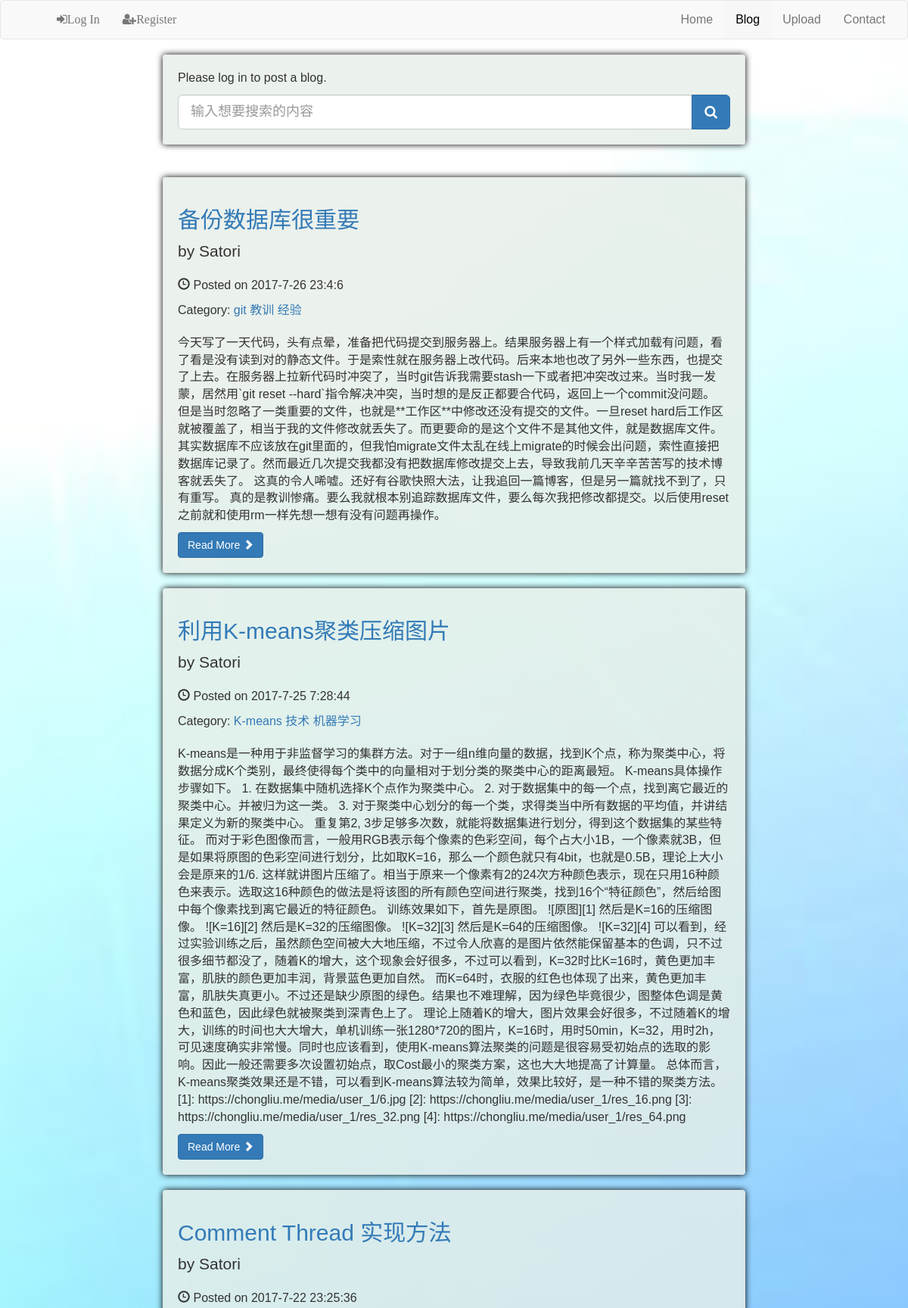
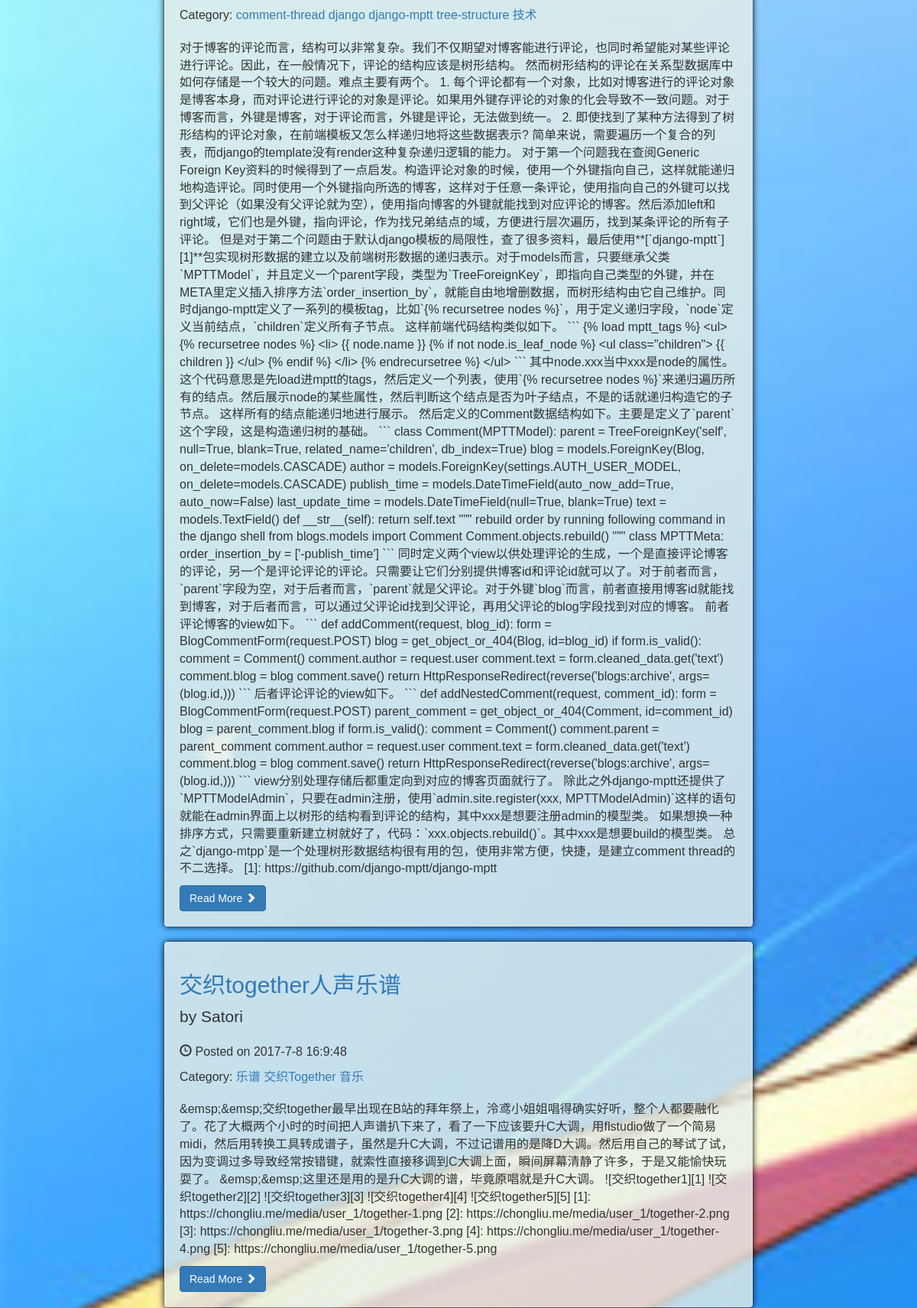
The app's page /blogs/ (upper part) with its own data (2 pictures, top to bottom).
### blogs/models.py (models this page shows, shortened)
class Blog(models.Model):
    title = models.CharField(max_length=500, null=False)
    author = models.ForeignKey(settings.AUTH_USER_MODEL, on_delete=models.CASCADE)
    publish_time = models.DateTimeField(auto_now_add=True, auto_now=False)
    last_update_time = models.DateTimeField(null=True, blank=True)
    text = models.TextField()
    class Meta:
        ordering = ('-publish_time', 'title', 'author',)

class BlogCategory(models.Model):
    blog = models.ManyToManyField(Blog)
    name = models.CharField(max_length=50)
    def __str__(self):
        return self.name
    class Meta:
        ordering = ('name',)

### blogs/views.py (the view)
def index(request):
    context = {}
    blog_list = Blog.objects.all().order_by('-publish_time')
    paginator = Paginator(blog_list, blog_show_per_page)
    page = request.GET.get('page')
    try:
        blogs = paginator.page(page)
    except PageNotAnInteger:
        page = 1
        blogs = paginator.page(page)
    except EmptyPage:
        page = paginator.num_pages
        blogs = paginator.page(page)
    page_list = getPageList(page, paginator.num_pages)
    for blog in blogs:
        blog.publish_time = timezone.localtime(blog.publish_time)
    context['blogs'] = blogs
    context['page_list'] = page_list
    context['title'] = "Blogs"
    return render(request, "blogs/index.html", context)

### blogs/templatetags/blog_tags.py (called while the page is built)
@register.simple_tag(takes_context=True)
def url_replace(context, **kwargs):
    origin_ajax_url = context.get('origin_ajax_url')
    if origin_ajax_url:
        schema = urlparse(origin_ajax_url)
        query = parse_qs(schema.query)
        for key, value in query.items():
            query[key] = value[0]
        query.update(kwargs)
        res_url = schema.path + '?' + urlencode(query)
        return res_url
    else:
        query = context['request'].GET.dict()
        query.update(kwargs)
        return urlencode(query)

### blogs/views.py (called while the page is built)
def getPageList(cur_page, page_count):
    cur_page = int(cur_page)
    if page_count <= blog_display_page:
        left = 1
        right = page_count
    else:
        left = int(cur_page - ((blog_display_page - 1) / 2 - 1))
        right = int(cur_page + ((blog_display_page - 1) / 2 - 1))
        if left < 2:
            right += 2 - left
            left = 2
        elif right > page_count - 1:
            left -= right - page_count + 1
            right = page_count - 1
    if left == 1:
        res = [x for x in range(left, 1 + right)]
    elif left == 2:
        res = [1] + [x for x in range(left, right + 1)]
    else:
        res = [1, "..."] + [x for x in range(left, right + 1)]
    if right <= page_count - 2:
        res += ['...', page_count]
    elif right == page_count - 1:
        res += [page_count]
    return res

### blogs/templates/blogs/index.html (shortened to what this page needs)
{% extends "mysite/base.html" %}
{% load static %}
{% load crispy_forms_tags %}
{% block additional_head %}
    <link href="{% static 'blogs/blog-home.css' %}" rel="stylesheet">
    <link href="{% static 'blogs/myblog.css' %}" rel="stylesheet">
{% endblock %}
{% block content %}
    {% include "blogs/base_search.html" %}
    <br/>
    {% include "blogs/base_blog_items.html" %}
{% endblock %}

### blogs/templates/blogs/base_blog_items.html (shortened to what this page needs)
{% load static %}
{% load blog_tags %}
{% for blog in blogs %}
    <div class="blog-div well">
        <h2>
            <a href="{% url 'blogs:archive' blog.id %}">{{ blog.title }}</a>
        </h2>
        <p class="lead">
            by {{ blog.author }}
        </p>
        <p><span class="glyphicon glyphicon-time"></span> Posted on {{ blog.publish_time.year }}-{{ blog.publish_time.month }}-{{blog.publish_time.day}} {{ blog.publish_time.hour }}:{{ blog.publish_time.minute }}:{{ blog.publish_time.second }}</p>
        {% if blog.blogcategory_set.all.count > 0 %}
        <p>
            Category:
            {% for category in blog.blogcategory_set.all %}
            <a href="{% url 'blogs:category' category %}">{{ category }}</a>
            {% endfor %}
        </p>
        {% endif %}
        <p class="lead"><div class="marked_truncate">{{ blog.text }}</div></p>
        <a class="btn btn-primary" href="{% url 'blogs:archive' blog.id %}">Read More <span class="glyphicon glyphicon-chevron-right"></span></a>
    </div>
{% endfor %}

### mysite/static/mysite/cover.css (style rules this page uses)
html, body { font-family: Helvetica, Arial, PingFang SC, Microsoft Yahei, Hiragino Sans GB, WenQuanYi Micro Hei, NSimSun, Simsun, sans-serif !important; font-size: 16px; height: 100%; background-image: url("images/bg-img.jpg"); background-repeat: no-repeat; background-size: cover; background-attachment: fixed; }

### blogs/static/blogs/myblog.css (style rules this page uses)
.blog-div { background-color: rgba(230,238,232,0.8); box-shadow: 0px 0px 8px black; word-wrap: break-word; }

### records on screen
Blog: title "备份数据库很重要", author "Satori", publish_time.year "2017", publish_time.month "7", publish_time.day "26", publish_time.hour "23", publish_time.minute "4", publish_time.second "6", text "今天写了一天代码，头有点晕，准备把代码提交到服务器上。结果服务器上有一个样式加载有问题，看了看是没有读到对的静态文件。于是索性就在服务器上改代码。后来本地也改了另外一些东西，也提交了上去。在服务器上拉新代码时冲突了，当时git告诉我需要stash一下或者把冲突改过来。当时我一发蒙，居然用`git reset --hard`指令解决冲突，当时想的是反正都要合代码，返回上一个commit没问题。 但是当时忽略了一类重要的文件，也就是**工作区**中修改还没有提交的文件。一旦reset hard后工作区就被覆盖了，相当于我的文件修改就丢失了。而更要命的是这个文件不是其他文件，就是数据库文件。 其实数据库不应该放在git里面的，但我怕migrate文件太乱在线上migrate的时候会出问题，索性直接把数据库记录了。然而最近几次提交我都没有把数据库修改提交上去，导致我前几天辛辛苦苦写的技术博客就丢失了。 这真的令人唏嘘。还好有谷歌快照大法，让我追回一篇博客，但是另一篇就找不到了，只有重写。 真的是教训惨痛。要么我就根本别追踪数据库文件，要么每次我把修改都提交。以后使用reset之前就和使用rm一样先想一想有没有问题再操作。"
BlogCategory: name "git"
BlogCategory: name "教训"
BlogCategory: name "经验"
Blog: title "利用K-means聚类压缩图片", author "Satori", publish_time.year "2017", publish_time.month "7", publish_time.day "25", publish_time.hour "7", publish_time.minute "28", publish_time.second "44", text "K-means是一种用于非监督学习的集群方法。对于一组n维向量的数据，找到K个点，称为聚类中心，将数据分成K个类别，最终使得每个类中的向量相对于划分类的聚类中心的距离最短。 K-means具体操作步骤如下。 1. 在数据集中随机选择K个点作为聚类中心。 2. 对于数据集中的每一个点，找到离它最近的聚类中心。并被归为这一类。 3. 对于聚类中心划分的每一个类，求得类当中所有数据的平均值，并讲结果定义为新的聚类中心。 重复第2, 3步足够多次数，就能将数据集进行划分，得到这个数据集的某些特征。 而对于彩色图像而言，一般用RGB表示每个像素的色彩空间，每个占大小1B，一个像素就3B，但是如果将原图的色彩空间进行划分，比如取K=16，那么一个颜色就只有4bit，也就是0.5B，理论上大小会是原来的1/6. 这样就讲图片压缩了。相当于原来一个像素有2的24次方种颜色表示，现在只用16种颜色来表示。选取这16种颜色的做法是将该图的所有颜色空间进行聚类，找到16个“特征颜色”，然后给图中每个像素找到离它最近的特征颜色。 训练效果如下，首先是原图。 ![原图][1] 然后是K=16的压缩图像。 ![K=16][2] 然后是K=32的压缩图像。 ![K=32][3] 然后是K=64的压缩图像。 ![K=32][4] 可以看到，经过实验训练之后，虽然颜色空间被大大地压缩，不过令人欣喜的是图片依然能保留基本的色调，只不过很多细节都没了，随着K的增大，这个现象会好很多，不过可以看到，K=32时比K=16时，黄色更加丰富，肌肤的颜色更加丰润，背景蓝色更加自然。…"
BlogCategory: name "K-means"
BlogCategory: name "技术"
BlogCategory: name "机器学习"
Blog: title "Comment Thread 实现方法", author "Satori", publish_time.year "2017", publish_time.month "7", publish_time.day "22", publish_time.hour "23", publish_time.minute "25", publish_time.second "36", text "对于博客的评论而言，结构可以非常复杂。我们不仅期望对博客能进行评论，也同时希望能对某些评论进行评论。因此，在一般情况下，评论的结构应该是树形结构。 然而树形结构的评论在关系型数据库中如何存储是一个较大的问题。难点主要有两个。 1. 每个评论都有一个对象，比如对博客进行的评论对象是博客本身，而对评论进行评论的对象是评论。如果用外键存评论的对象的化会导致不一致问题。对于博客而言，外键是博客，对于评论而言，外键是评论，无法做到统一。 2. 即使找到了某种方法得到了树形结构的评论对象，在前端模板又怎么样递归地将这些数据表示? 简单来说，需要遍历一个复合的列表，而django的template没有render这种复杂递归逻辑的能力。 对于第一个问题我在查阅Generic Foreign Key资料的时候得到了一点启发。构造评论对象的时候，使用一个外键指向自己，这样就能递归地构造评论。同时使用一个外键指向所选的博客，这样对于任意一条评论，使用指向自己的外键可以找到父评论（如果没有父评论就为空），使用指向博客的外键就能找到对应评论的博客。然后添加left和right域，它们也是外键，指向评论，作为找兄弟结点的域，方便进行层次遍历，找到某条评论的所有子评论。…"
BlogCategory: name "comment-thread"
BlogCategory: name "django"
BlogCategory: name "django-mptt"
BlogCategory: name "tree-structure"
Blog: title "交织together人声乐谱", author "Satori", publish_time.year "2017", publish_time.month "7", publish_time.day "8", publish_time.hour "16", publish_time.minute "9", publish_time.second "48", text "&emsp;&emsp;交织together最早出现在B站的拜年祭上，泠鸢小姐姐唱得确实好听，整个人都要融化了。花了大概两个小时的时间把人声谱扒下来了，看了一下应该要升C大调，用flstudio做了一个简易midi，然后用转换工具转成谱子，虽然是升C大调，不过记谱用的是降D大调。然后用自己的琴试了试，因为变调过多导致经常按错键，就索性直接移调到C大调上面，瞬间屏幕清静了许多，于是又能愉快玩耍了。 &emsp;&emsp;这里还是用的是升C大调的谱，毕竟原唱就是升C大调。 ![交织together1][1] ![交织together2][2] ![交织together3][3] ![交织together4][4] ![交织together5][5] [1]: https://chongliu.me/media/user_1/together-1.png [2]: https://chongliu.me/media/user_1/together-2.png [3]: https://chongliu.me/media/user_1/together-3.png [4]: https://chongliu.me/media/user_1/together-4.png [5]: https://chongliu.me/media/user_1/together-5.png"
BlogCategory: name "乐谱"
BlogCategory: name "交织Together"
BlogCategory: name "音乐"
